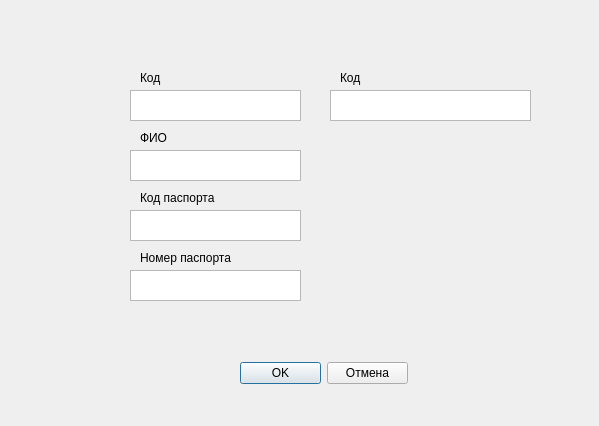
<?xml version="1.0" encoding="UTF-8"?>
<ui version="4.0">
 <class>Dispetcher</class>
 <widget class="QDialog" name="Dispetcher">
  <property name="geometry">
   <rect>
    <x>0</x>
    <y>0</y>
    <width>599</width>
    <height>426</height>
   </rect>
  </property>
  <property name="windowTitle">
   <string>Dialog</string>
  </property>
  <widget class="QPlainTextEdit" name="plainTextEdit">
   <property name="geometry">
    <rect>
     <x>130</x>
     <y>90</y>
     <width>171</width>
     <height>31</height>
    </rect>
   </property>
  </widget>
  <widget class="QLabel" name="label">
   <property name="geometry">
    <rect>
     <x>140</x>
     <y>70</y>
     <width>49</width>
     <height>16</height>
    </rect>
   </property>
   <property name="text">
    <string>Код</string>
   </property>
  </widget>
  <widget class="QPlainTextEdit" name="plainTextEdit_2">
   <property name="geometry">
    <rect>
     <x>130</x>
     <y>150</y>
     <width>171</width>
     <height>31</height>
    </rect>
   </property>
  </widget>
  <widget class="QLabel" name="label_2">
   <property name="geometry">
    <rect>
     <x>140</x>
     <y>130</y>
     <width>49</width>
     <height>16</height>
    </rect>
   </property>
   <property name="text">
    <string>ФИО</string>
   </property>
  </widget>
  <widget class="QPlainTextEdit" name="plainTextEdit_3">
   <property name="geometry">
    <rect>
     <x>130</x>
     <y>210</y>
     <width>171</width>
     <height>31</height>
    </rect>
   </property>
  </widget>
  <widget class="QLabel" name="label_3">
   <property name="geometry">
    <rect>
     <x>140</x>
     <y>190</y>
     <width>111</width>
     <height>16</height>
    </rect>
   </property>
   <property name="text">
    <string>Код паспорта</string>
   </property>
  </widget>
  <widget class="QPlainTextEdit" name="plainTextEdit_4">
   <property name="geometry">
    <rect>
     <x>130</x>
     <y>270</y>
     <width>171</width>
     <height>31</height>
    </rect>
   </property>
  </widget>
  <widget class="QLabel" name="label_4">
   <property name="geometry">
    <rect>
     <x>140</x>
     <y>250</y>
     <width>111</width>
     <height>16</height>
    </rect>
   </property>
   <property name="text">
    <string>Номер паспорта</string>
   </property>
  </widget>
  <widget class="QPlainTextEdit" name="plainTextEdit_5">
   <property name="geometry">
    <rect>
     <x>330</x>
     <y>90</y>
     <width>201</width>
     <height>31</height>
    </rect>
   </property>
  </widget>
  <widget class="QLabel" name="label_5">
   <property name="geometry">
    <rect>
     <x>340</x>
     <y>70</y>
     <width>49</width>
     <height>16</height>
    </rect>
   </property>
   <property name="text">
    <string>Код</string>
   </property>
  </widget>
  <widget class="QWidget" name="">
   <property name="geometry">
    <rect>
     <x>240</x>
     <y>360</y>
     <width>168</width>
     <height>26</height>
    </rect>
   </property>
   <layout class="QHBoxLayout" name="horizontalLayout">
    <item>
     <widget class="QPushButton" name="pushButton">
      <property name="text">
       <string>OK</string>
      </property>
     </widget>
    </item>
    <item>
     <widget class="QPushButton" name="pushButton_2">
      <property name="text">
       <string>Отмена</string>
      </property>
     </widget>
    </item>
   </layout>
  </widget>
 </widget>
 <resources/>
 <connections/>
</ui>
